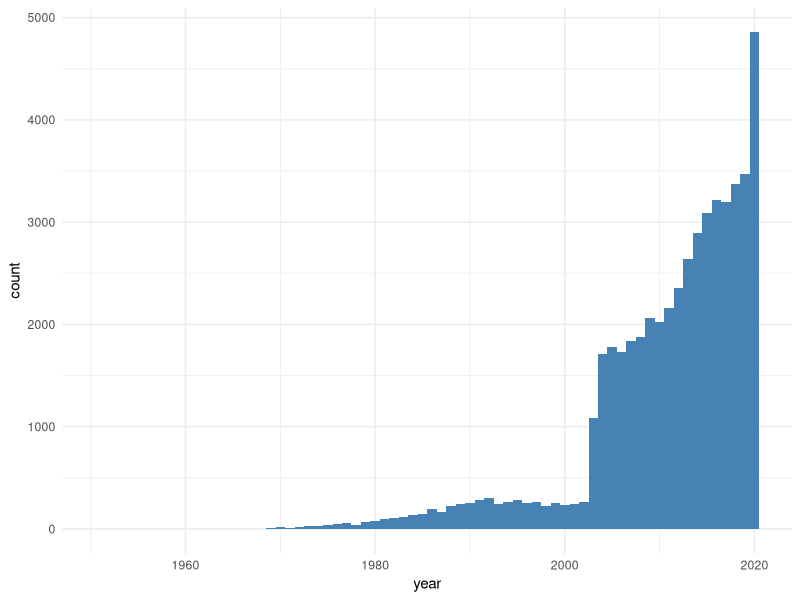
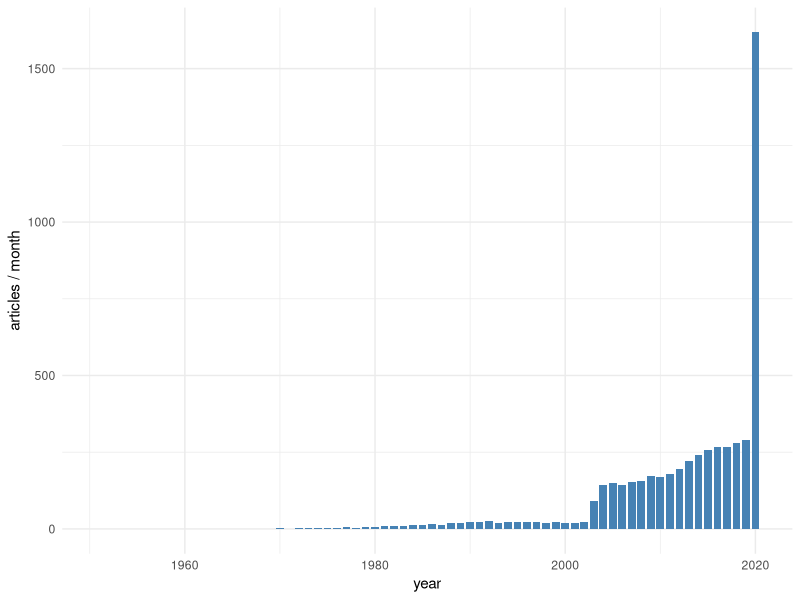

R code for these plots, in order:
## ---- chunk 1
#install.packages("tidyverse")
#install.packages("lubridate")
library(tidyverse)
library(lubridate)
## ---- chunk 2
CORD19id_date <- read_csv(
  "CORD19v7_R/output/CORD19id_date_v7.csv",
  col_types = cols(pmcid = col_character(),
                   pubmed_id = col_character())
  )
## ---- chunk 3

#create column for year
CORD19id_date_year <- CORD19id_date %>%
  mutate(year = lubridate::year(date))

#quick plot
date_plot <- CORD19id_date_year %>%
  filter(!is.na(year))

ggplot(date_plot, aes(year)) +
  geom_histogram(binwidth = 1, fill="steelblue") + 
  theme_minimal()
                 
## ---- chunk 4
ave_month <- CORD19id_date_year %>%
  filter(!is.na(date)) %>%
  group_by(year) %>%
  count() %>%
  mutate(month = case_when(
    year != 2020 ~ round((n/12)),
    year == 2020 ~ round((n/3)))
    )

ggplot(data=ave_month, aes(x=year, y=month)) +
  geom_bar(stat="identity", width=0.8, fill="steelblue") +
  theme_minimal() +
  labs(y = "articles / month")


